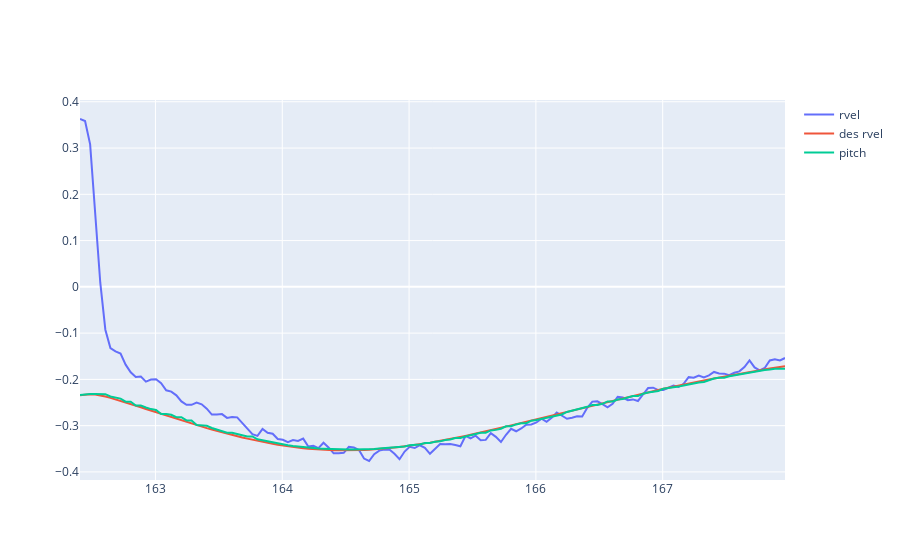

Notebook cell for this chart:
### Code cell
fig = go.Figure(data=[
    go.Scatter(x=_st.t, y=_st.rvel.y, name='rvel'),
    go.Scatter(x=_st.t, y=_st.att.inverse().transform_point(g.PZ(9.81)).z / abs(_st.vel), name='des rvel'),
    go.Scatter(x=_st.t, y=np.radians(_fl.data.pinf_pitch), name='pitch'),
])
fig.show()

### Figure 1 — Plotly figure (JSON) as saved in the notebook; plotly's stock layout.template omitted (floating-point values rounded to 4 significant figures; data arrays with more than 128 entries replaced by an {"elided": "..."} marker saying what was removed)
{"data": [{"name": "rvel", "type": "scatter", "x": {"elided": "140 float values"}, "y": {"elided": "140 float values"}}, {"name": "des rvel", "type": "scatter", "x": {"elided": "140 float values"}, "y": {"elided": "140 float values"}}, {"name": "pitch", "type": "scatter", "x": {"elided": "140 float values"}, "y": {"elided": "140 float values"}}], "layout": {}}
